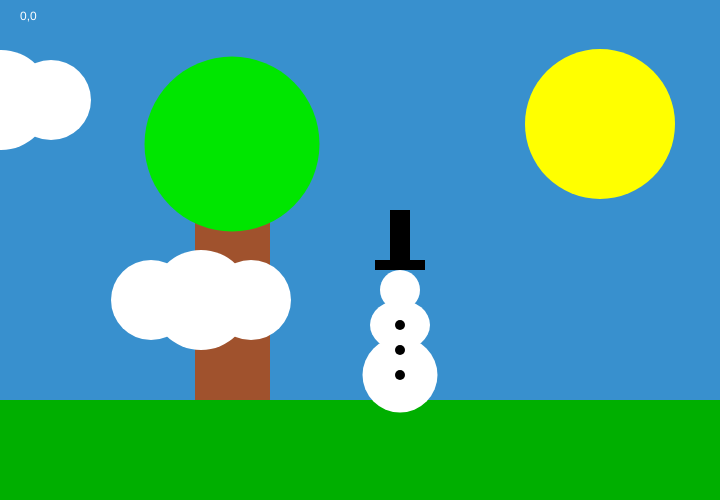
Frame 1 (no input)
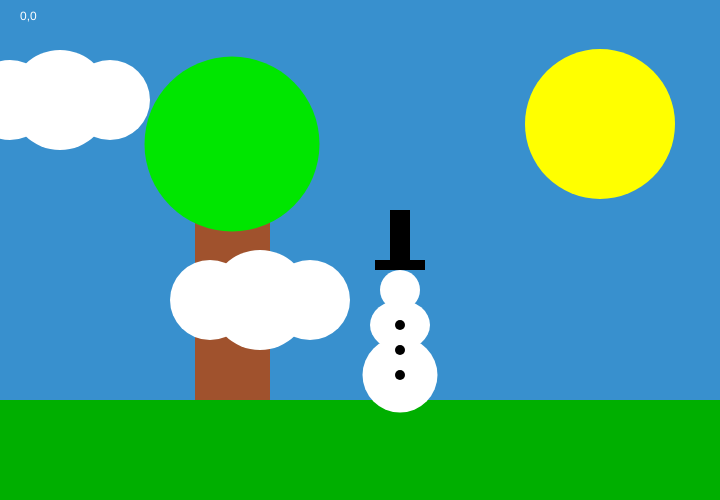
Frame 60 (no input)
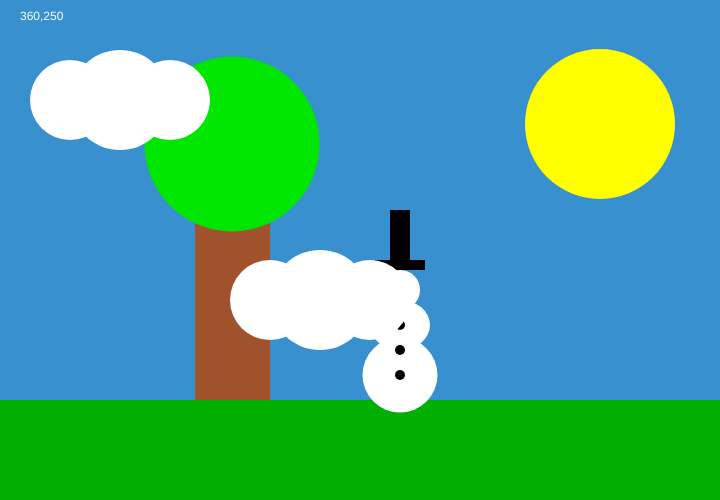
Frame 120 (the mouse pressed at the canvas centre since frame 60)

The p5.js sketch that drew these frames (run headless with seeded random() and noise() and a simulated clock; from frame 60 on, the mouse is pressed at the canvas centre):

// p5.js sketch
// ── sketch.js
var x=0

function setup() {
  // Sets the screen to be 720 pixels wide and 400 pixels high
  createCanvas(720, 500);
}

function draw() {
background('#3890CE');
noStroke();

fill(160,82,45);
rect(195, 100, 75, 300);

fill(0,175,0);
rect(0, 400, 720, 100);

fill(0);
rect(375, 260, 50, 10);

fill(0);
rect(390, 210, 20, 50);

fill(255);
ellipse(400, 375, 75, 75);

fill(255);
ellipse(400, 325, 60, 50);

fill(255);
ellipse(400, 290, 40, 40);

fill(0);
ellipse(400, 325, 10, 10);

fill(0);
ellipse(400, 350, 10, 10);

fill(0);
ellipse(400, 375, 10, 10);

fill(0,230,0);
ellipse(232, 144, 175, 175);

fill(255,255,0);
ellipse(600, 124, 150, 150);
x = x + 1 ;
if (x > 720) x = 0 ;

fill(255);
ellipse(x, 100, 100, 100);

fill(255);
ellipse(x-50, 100, 80, 80);

fill(255);
ellipse(x+50, 100, 80, 80);

fill(255);
ellipse(x+200, 300, 100, 100);

fill(255);
ellipse(x+150, 300, 80, 80);

fill(255);
ellipse(x+250, 300, 80, 80);

fill(255);
text(mouseX + ',' + mouseY, 20, 20);
}

function mouseReleased() {
  console.log(mouseX + ',' + mouseY) ;
}
